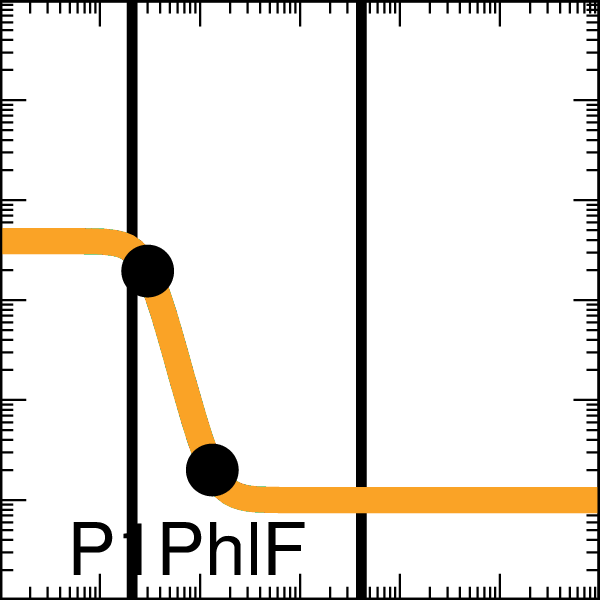

This figure's gnuplot source:

set output "demo_FixedGatesDigital0x00_001_A000_xfer_model_P1_PhlF.eps"
set terminal postscript eps enhanced color "Helvetica, 35" size 2,2
set logscale x
set logscale y
set lmargin screen 0.0
set rmargin screen 1.0
set tmargin screen 1.0
set bmargin screen 0.0
set size ratio 1.0
set border linewidth 2
set tics scale 2
set mxtics 10
set mytics 10
set key bottom left
set key samplen -1
set xrange [0.001:1000.0]
set yrange [0.001:1000.0]
set format y "10^{%L}"    
set format x "10^{%L}"    
set format x ""    
set xlabel '00000001'
set arrow from 0.020981681996460454,0.001 to 0.020981681996460454,1000.0 nohead lw 10 lt 2 lc rgb '#000000'
set arrow from 4.100856446529399,0.001 to 4.100856446529399,1000.0 nohead lw 10 lt 2 lc rgb '#000000'
ymin = 0.01
ymax = 3.9
K = 0.03
n = 4.0
set dummy x

plot ymin+(ymax-ymin)/(1.0+(x/K)**n) lw 25 lc rgb '#F9A427' title 'P1PhlF',\
 "<echo '1 2'" using (0.030038585):(1.9500000373914668)  with points pt 7 ps 4 lc rgb 'black' notitle,\
 "<echo '1 2'" using (0.133146326):(0.019999999905404506)  with points pt 7 ps 4 lc rgb 'black' notitle
